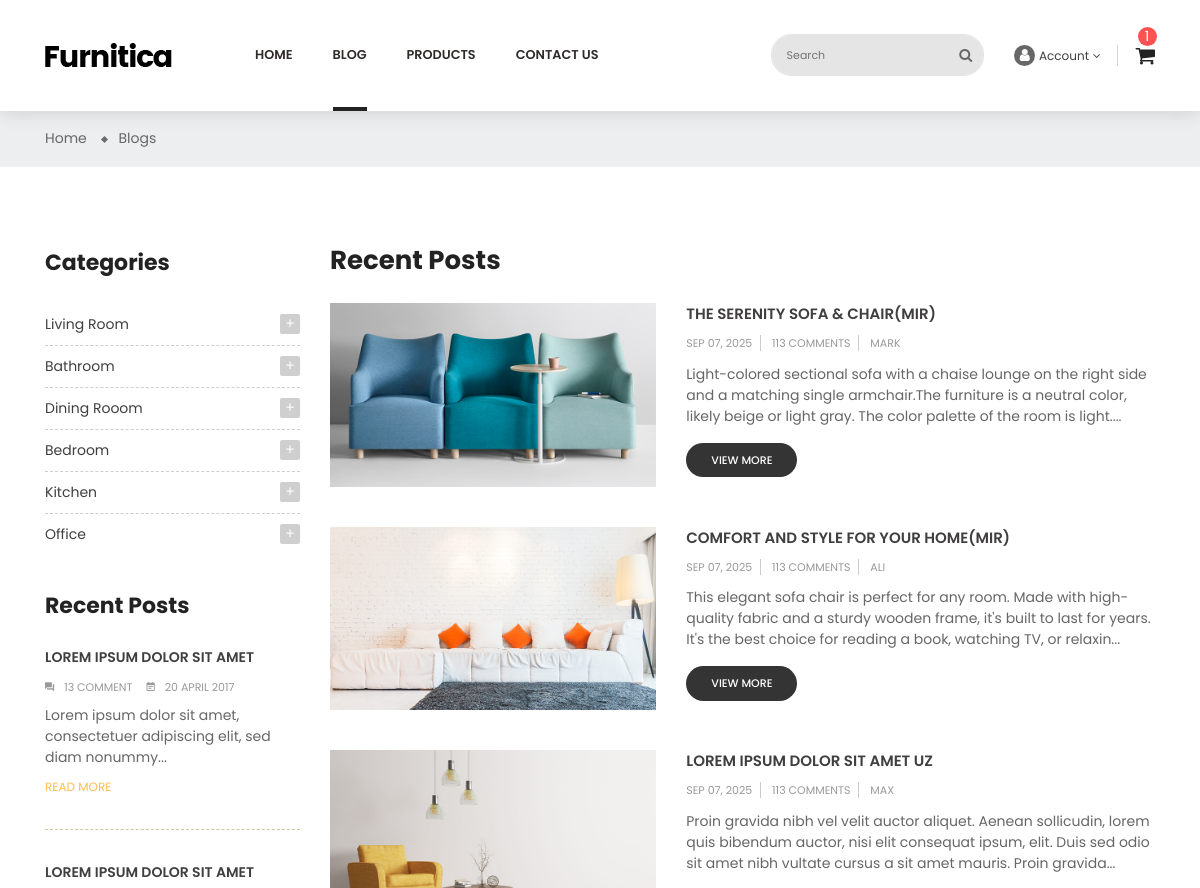
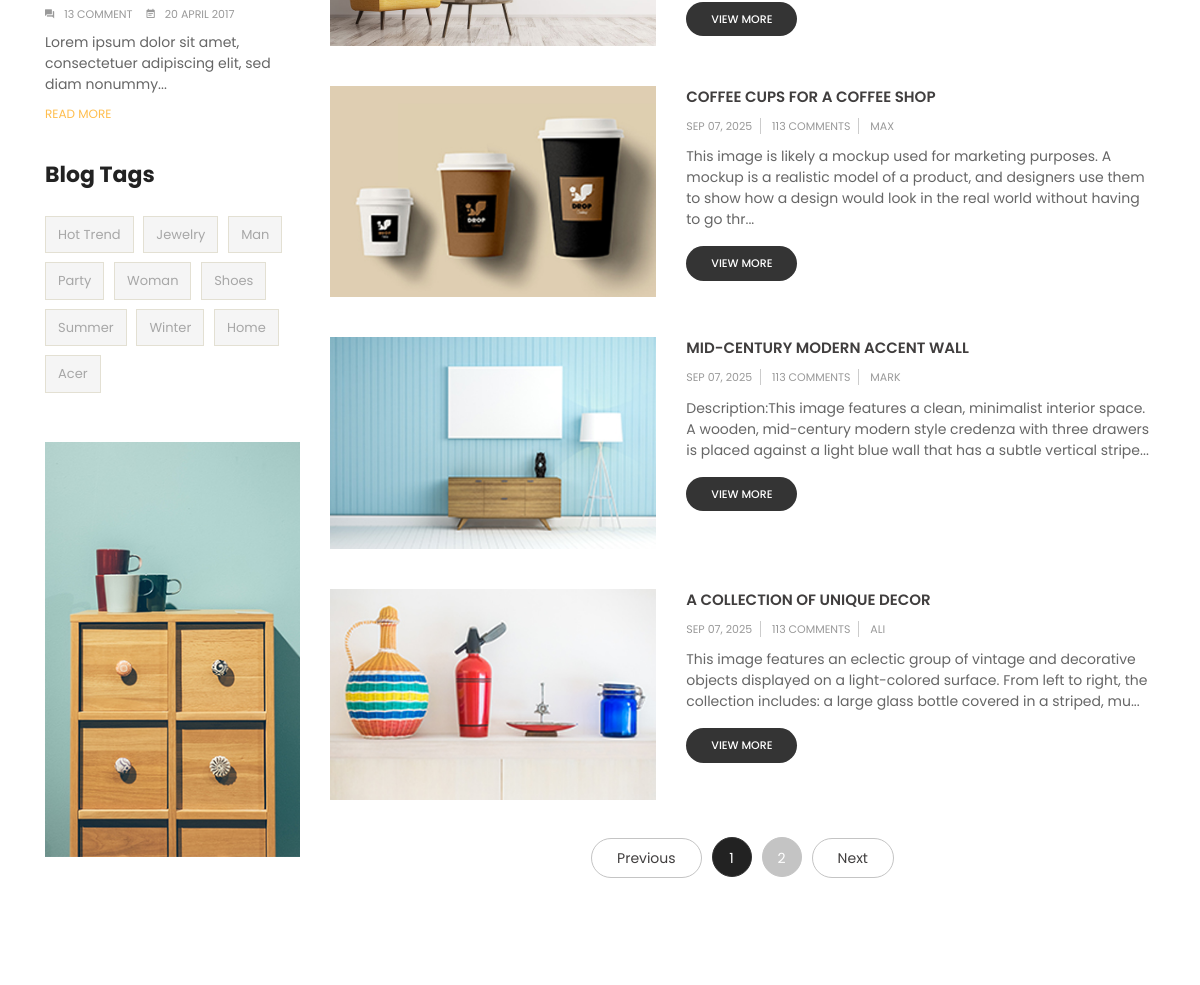
Page /en/blogs/ (upper part) on the earlier database version (2 pictures, top to bottom).
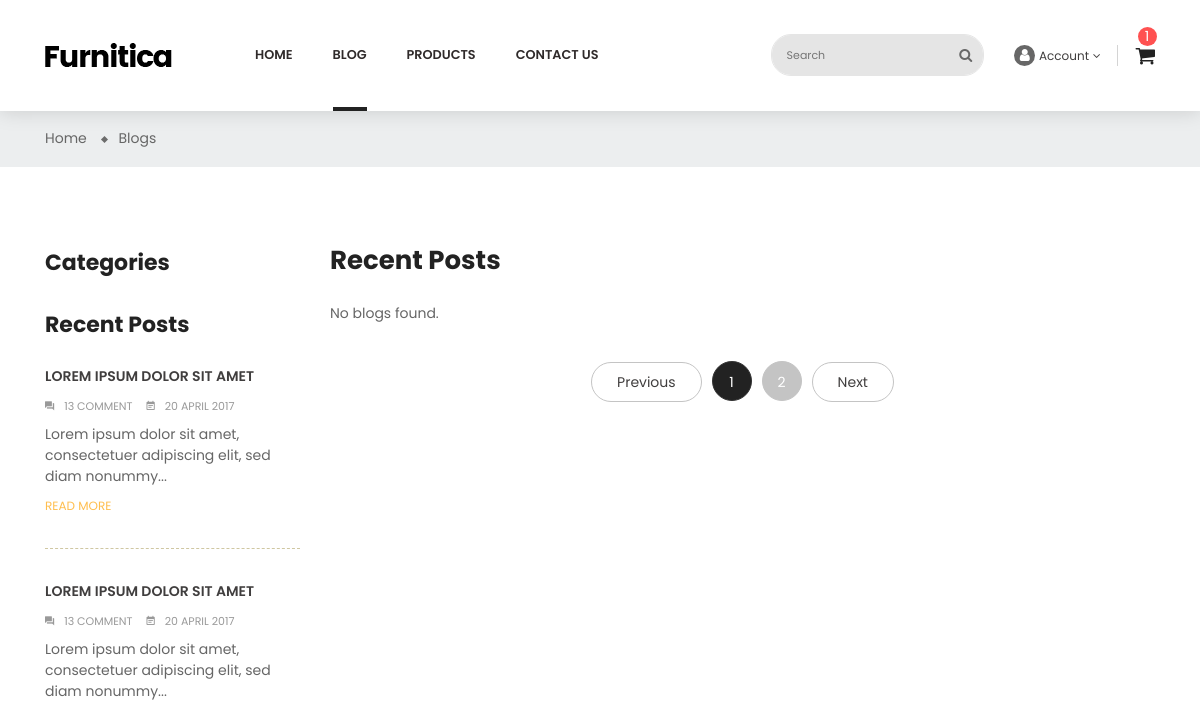
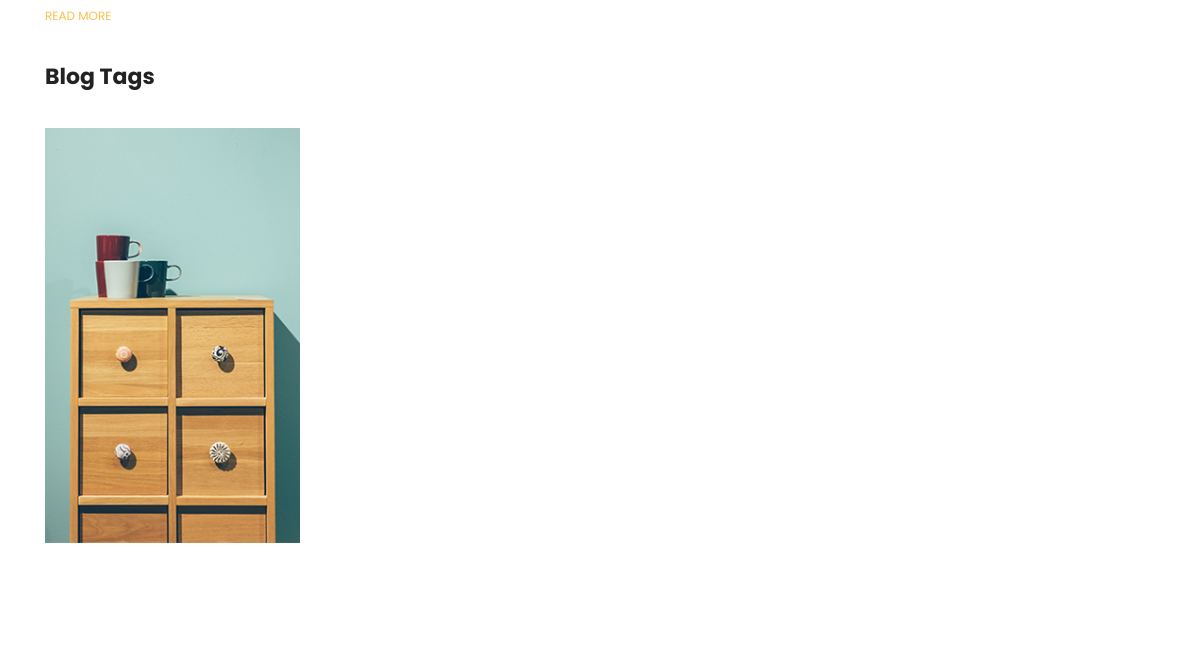
Same page on the later database version (2 pictures, top to bottom).
### apps/blogs/models.py (models this page shows, shortened)
class BlogCategoryModel(BaseModel):
    title = models.CharField(max_length=255)
    parent = models.ForeignKey(
        'self',
        on_delete=models.CASCADE,
        related_name='children',
        blank=True,
        null=True
    )
    class Meta:
        verbose_name = 'Blog category'
        verbose_name_plural = 'Blog categories'

class BlogTagModel(BaseModel):
    title = models.CharField(max_length=255)
    class Meta:
        verbose_name = 'Blog tag'
        verbose_name_plural = 'Blog tags'

class BlogModel(BaseModel):
    class BlogStatus(models.TextChoices):
        DRAFT = 'DRAFT'
        PUBLISHED = 'PUBLISHED'
        DELETED = 'DELETED'
    image = models.ImageField(upload_to='blog-post/')
    title = models.CharField(max_length=255)
    content = RichTextUploadingField()
    status = models.CharField(
        max_length=20,
        choices=BlogStatus,
        default=BlogStatus.DRAFT
    )
    author = models.ForeignKey(
        BlogAuthorModel,
        on_delete=models.CASCADE,
        related_name='blogs',
    )
    category = models.ManyToManyField(
        BlogCategoryModel,
        related_name='blogs'
    )
    tag = models.ManyToManyField(
        BlogTagModel,
        related_name='blogs'
    )
    class Meta:
        verbose_name = 'Blog'
        verbose_name_plural = 'Blogs'

class BlogAuthorModel(BaseModel):
    full_name = models.CharField(max_length=64)
    avatar = models.ImageField(
        upload_to='blog-author/'
    )
    bio = models.CharField(max_length=255)
    class Meta:
        verbose_name = 'Blog author'
        verbose_name_plural = 'Blog authors'

### apps/blogs/views.py (the view)
# urls.py: path('', blog_list_view, name='blogs_home'),
def blog_list_view(request):
    blogs = BlogModel.objects.filter(
        status=BlogModel.BlogStatus.PUBLISHED
    )
    tags = BlogTagModel.objects.all()
    parent_categories = BlogCategoryModel.objects.filter(parent__isnull=True)
    context = {
        "blogs": blogs,
        "tags": tags,
        "parent_categories": parent_categories
    }
    return render(
        request, 'blogs/blog-list-sidebar-left.html',
        context
    )

### templates/blogs/blog-list-sidebar-left.html (shortened to what this page needs)
{% extends 'layout/base.html'%}
{% load static %}
{% load i18n %}
{% load my_tags %}
{% block body_id %}blog-list-sidebar-left{% endblock %}
{% block body_class %}blog{% endblock %}
{% block content %}
<div class="main-content">
        <div id="wrapper-site">
            <div id="content-wrapper">
                <div id="main">
                    <div class="page-home">
                        <nav class="breadcrumb-bg">
                            <div class="container no-index">
                                <div class="breadcrumb">
                                    <ol>
                                        <li>
                                            <a href="{% url 'blogs:blogs_home'%}">
                                                <span>{% trans 'Home' %}</span>
                                            </a>
                                        </li>
                                        <li>
                                            <a href="#">
                                                <span>{% trans 'Blogs' %}</span>
                                            </a>
                                        </li>
                                    </ol>
                                </div>
                            </div>
                        </nav>
                        <div class="container">
                            <div class="content">
                                <div class="row">
                                    <div class="sidebar-3 sidebar-collection col-lg-3 col-md-3 col-sm-4">
                                        {% include 'blogs/blog-sidebar.html' %}
                                    </div>
                                    <div class="col-sm-8 col-lg-9 col-md-9 flex-xs-first main-blogs">
                                        <h2>Recent Posts</h2>
                                    {% if blogs %}
                                        {% for blog in blogs %}
                                            <div class="list-content row">
                                                <div class="hover-after col-md-5 col-xs-12">
                                                    <a href="{% url 'blogs:detail' pk=blog.id %}">
                                                        <img src="{{ blog.image.url }}" alt="img">
                                                    </a>
                                                </div>
                                                <div class="late-item col-md-7 col-xs-12" >
                                                    <p class="content-title">
                                                        <a href="{% url 'blogs:detail' pk=blog.id %}"> {{ blog.title|slice:":40" }} </a>
                                                    </p>
                                                    <p class="post-info">
                                                        <span>{{ blog.created_at|date:"M d, Y" }}</span>
                                                        <span>113 Comments</span>
                                                        <span> {{ blog.author.full_name }} </span>
                                                    </p>
                                                    <p class="description">{{ blog.content|striptags|slice:":200" }}...
                                                    </p>
                                                    <span class="view-more">
                                                        <a href="{% url 'blogs:detail' pk=blog.id %}">view more</a>
                                                    </span>
                                                </div>
                                            </div>
                                        {% endfor %}
                                    {% else %}
                                        {% if filter_type == "category" %}
                                            <p>No blogs found in this category.</p>
                                        {% elif filter_type == "tag" %}
                                            <p>No blogs found for this tag.</p>
                                        {% else %}
                                            <p>No blogs found.</p>
                                        {% endif %}
                                    {% endif %}
                                        <div class="page-list col">
                                            <ul class="justify-content-center d-flex">
                                                <li>
                                                    <a rel="prev" href="#" class="previous disabled js-search-link">
                                                        Previous
                                                    </a>
                                                </li>
                                                <li class="current active">
                                                    <a rel="nofollow" href="#" class="disabled js-search-link">
                                                        1
                                                    </a>
                                                </li>
                                                <li>
                                                    <a rel="nofollow" href="#" class="disabled js-search-link">
                                                        2
                                                    </a>
                                                </li>
                                                <li>
                                                    <a rel="next" href="#" class="next disabled js-search-link">
                                                        Next
                                                    </a>
                                                </li>
                                            </ul>
                                        </div>
                                    </div>
                                </div>
                            </div>
                        </div>
                    </div>
                </div>
            </div>
        </div>
    </div>
{% endblock %}

### templates/blogs/blog-sidebar.html (shortened to what this page needs)
{% load static %}
{% load i18n %}
{% load my_tags %}
    <div class="sidebar-block">
        <div class="title-block">Categories</div>
        <div class="block-content">
            {% for parent in parent_categories %}
                <div class="cateTitle hasSubCategory open level1">
                    <span class="arrow collapse-icons collapsed"
                        data-toggle="collapse"
                        data-target="#category{{ parent.id }}"
                        aria-expanded="false" role="status">
                        <i class="zmdi zmdi-plus"></i>
                    </span>
                    <a class="cateItem" href="{% url 'blogs:blog_filter' 'category' parent.id %}">{{ parent.title }}</a>
                </div>
            {% endfor %}
        </div>
    </div>
    <div class="sidebar-block">
        <div class="title-block">{% trans 'Recent Posts' %}</div>
        <div class="post-item-content">
            <div>
                <div class="late-item first-child">
                    <a href="blog-detail.html">
                        <p class="content-title">{% trans 'Lorem ipsum dolor sit amet' %}</p>
                    </a>
                    <span>
                        <i class="zmdi zmdi-comments"></i>{% trans '13 comment' %}
                    </span>
                    <span>
                        <i class="zmdi zmdi-calendar-note"></i>{% trans '20 APRIl 2017' %}
                    </span>
                    <p class="description">
                    </p>
                    <p class="remove">
                        <a href="blog-detail.html">{% trans 'READ MORE' %}</a>
                    </p>
                </div>
            </div>
            <div>
                <div class="late-item">
                    <a href="blog-detail.html">
                        <p class="content-title">{% trans 'Lorem ipsum dolor sit amet' %}</p>
                    </a>
                    <span>
                        <i class="zmdi zmdi-comments"></i>{% trans '13 comment' %}
                    </span>
                    <span>
                        <i class="zmdi zmdi-calendar-note"></i>{% trans '20 APRIl 2017' %}
                    </span>
                    <p class="description">
                    </p>
                    <p class="remove">
                        <a href="blog-detail.html">{% trans 'READ MORE' %}</a>
                    </p>
                </div>
            </div>
        </div>
    </div>
    <div class="sidebar-block product-tags">
        <div class="title-block">
            Blog Tags
        </div>
        <div class="block-content">
            <ul class="listSidebarBlog list-unstyled">
                {% for tag in tags %}
                <li>
                    <a href="{% url 'blogs:blog_filter' 'tag' tag.id %}" title="Show products matching tag {{ tag.title }}">{{ tag.title }}</a>
                </li>
                {% endfor %}
            </ul>
        </div>
    </div>
    <div class="sidebar-block group-image-special">
        <div class="effect">
            <a href="#">
                <img class="img-fluid" src="{% static 'img/blog/advertising.jpg' %}" alt="banner-2" title="banner-2">
            </a>
        </div>
    </div>

Differences in the rows shown:
removed BlogCategoryModel: title "Living Room"
removed BlogCategoryModel: title "Bathroom"
removed BlogCategoryModel: title "Dining Rooom"
removed BlogCategoryModel: title "Bedroom"
removed BlogCategoryModel: title "Kitchen"
removed BlogCategoryModel: title "Office"
removed BlogTagModel: title "Hot Trend"
removed BlogTagModel: title "Jewelry"
removed BlogTagModel: title "Man"
removed BlogTagModel: title "Party"
removed BlogTagModel: title "Woman"
removed BlogTagModel: title "Shoes"
removed BlogTagModel: title "Summer"
removed BlogTagModel: title "Winter"
removed BlogTagModel: title "Home"
removed BlogTagModel: title "Acer"
removed BlogModel: image (picture), title "THE SERENITY SOFA & CHAIR(MIR)", created_at "SEP 07, 2025", author.full_name "MARK", content "Light-colored sectional sofa with a chaise lounge on the right side and a matching single armchair.The furniture is a neutral color, likely beige or light gray. The color palette of the room is light."
removed BlogModel: image (picture), title "COMFORT AND STYLE FOR YOUR HOME(MIR)", created_at "SEP 07, 2025", author.full_name "ALI", content "This elegant sofa chair is perfect for any room. Made with high-quality fabric and a sturdy wooden frame, it's built to last for years. It's the best choice for reading a book, watching TV, or relaxin"
removed BlogModel: image (picture), title "LOREM IPSUM DOLOR SIT AMET UZ", created_at "SEP 07, 2025", author.full_name "MAX", content "Proin gravida nibh vel velit auctor aliquet. Aenean sollicudin, lorem quis bibendum auctor, nisi elit consequat ipsum, elit. Duis sed odio sit amet nibh vultate cursus a sit amet mauris. Proin gravida"
removed BlogModel: image (picture), title "COFFEE CUPS FOR A COFFEE SHOP", created_at "SEP 07, 2025", author.full_name "MAX", content "This image is likely a mockup used for marketing purposes. A mockup is a realistic model of a product, and designers use them to show how a design would look in the real world without having to go thr"
removed BlogModel: image (picture), title "MID-CENTURY MODERN ACCENT WALL", created_at "SEP 07, 2025", author.full_name "MARK", content "Description:This image features a clean, minimalist interior space. A wooden, mid-century modern style credenza with three drawers is placed against a light blue wall that has a subtle vertical stripe"
removed BlogModel: image (picture), title "A COLLECTION OF UNIQUE DECOR", created_at "SEP 07, 2025", author.full_name "ALI", content "This image features an eclectic group of vintage and decorative objects displayed on a light-colored surface. From left to right, the collection includes: a large glass bottle covered in a striped, mu"
Other differences:
text now shown: "No blogs found."
